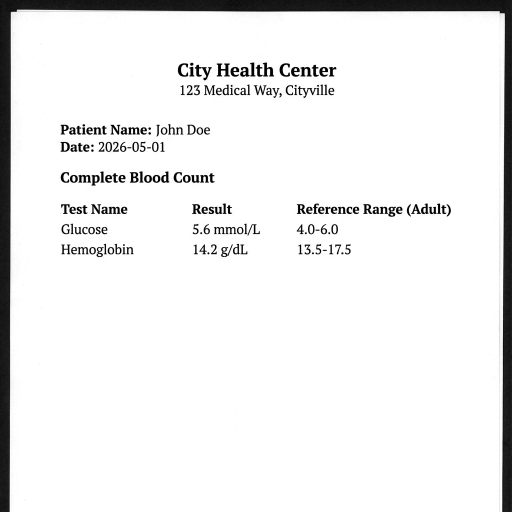
#> input picture test_report.png, 1024 x 1024 px (shown at 1/2 size)
$ python -i detector.py   (imports and definitions only)
#> lines starting #> are read from the running program, lines starting #| are printed output that depends on the picture; after the words box and inside, x2 and y2 are one past the last pixel; in counts of white or black regions, pixels touching at a corner belong together
#> further down, picture is the input picture: shape (1024, 1024, 3); mean B, G, R 236.4, 236.5, 236.4
"""
Four-Point Document Corner Detection Module.

Identifies the rectangular bounding polygon of a physical medical document
within a mobile camera capture using bilateral noise suppression, Canny edge detection,
and contour polygon approximation.

Example:
    >>> from services.scanner.detector import detect_document_corners
    >>> corners = detect_document_corners(image_bgr)
    >>> if corners is not None:
    ...     print("Top-left corner:", corners[0])
"""

from typing import Optional
import cv2
import numpy as np
import imutils


def order_points(pts: np.ndarray) -> np.ndarray:
    """
    Orders a list of 4 (x, y) coordinates into standard geometric order:
    [top-left, top-right, bottom-right, bottom-left].

    Mathematical Logic:
    - Top-left coordinate has the smallest (x + y) sum.
    - Bottom-right coordinate has the largest (x + y) sum.
    - Top-right coordinate has the largest (x - y) difference.
    - Bottom-left coordinate has the smallest (or most negative) (x - y) difference.

    Args:
        pts: A 4x2 numpy array of (x, y) coordinates.

    Returns:
        A sorted 4x2 numpy array with shape (4, 2) in float32.
    """
    rect = np.zeros((4, 2), dtype="float32")

    # top-left has the smallest sum, bottom-right has the largest sum
    s = pts.sum(axis=1)
    rect[0] = pts[np.argmin(s)]
    rect[2] = pts[np.argmax(s)]

    # top-right has the largest difference (x - y), bottom-left has the smallest difference
    diff = pts[:, 0] - pts[:, 1]
    rect[1] = pts[np.argmax(diff)]
    rect[3] = pts[np.argmin(diff)]

    return rect


def detect_document_corners(image: np.ndarray) -> Optional[np.ndarray]:
    """
    Detects the 4 physical corners of a document page in an image.

    Args:
        image: Source image array in BGR format.

    Returns:
        A sorted 4x2 numpy array containing document corner coordinates scaled to the
        original image dimensions, or None if detection fails.
    """
    # Resize image to a constant height of 500px for speed and predictable Canny thresholds
    ratio = image.shape[0] / 500.0
#> ratio = 2.05
    image_resized = imutils.resize(image, height=500)
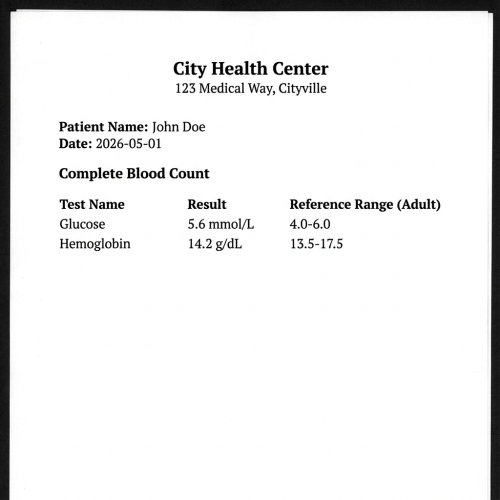
#> image_resized: shape (500, 500, 3); mean B, G, R 236.5, 236.5, 236.5

    # 1. Convert to single-channel grayscale
    gray = cv2.cvtColor(image_resized, cv2.COLOR_BGR2GRAY)

    # 2. Bilateral filter removes screen moiré and paper texture while preserving sharp edges
    blurred = cv2.bilateralFilter(gray, 9, 75, 75)

    # 3. Canny gradient edge detector
    edged = cv2.Canny(blurred, 75, 200)
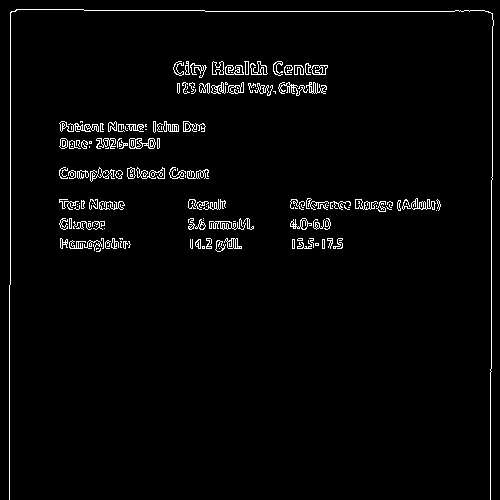
#> edged: shape (500, 500); 2.7% white in thin lines or dots

    # 4. Extract external contours and sort by surface area descending
    cnts = cv2.findContours(edged.copy(), cv2.RETR_LIST, cv2.CHAIN_APPROX_SIMPLE)
#> cnts = 360 contours, 267 with area under 20; largest, box (x1, y1, x2, y2) and area: (129, 138, 156, 149) 184, (402, 198, 436, 210) 142, (59, 121, 99, 132) 128, (311, 65, 328, 75) 122, (227, 82, 244, 94) 112
    cnts = imutils.grab_contours(cnts)
    cnts = sorted(cnts, key=cv2.contourArea, reverse=True)[:5]
#> cnts = 5 contours; box (x1, y1, x2, y2) and area: (129, 138, 156, 149) 184, (402, 198, 436, 210) 142, (59, 121, 99, 132) 128, (311, 65, 328, 75) 122, (227, 82, 244, 94) 112

    resized_h, resized_w = image_resized.shape[:2]
#> resized_h = 500; resized_w = 500
    resized_area = resized_h * resized_w
#> resized_area = 250000
    min_area_ratio = 0.15  # Document must span at least 15% of the total frame

    for c in cnts:
        area = cv2.contourArea(c)
        if area < resized_area * min_area_ratio:
            continue

        # Simplify contour to a polygon
        peri = cv2.arcLength(c, True)
        approx = cv2.approxPolyDP(c, 0.02 * peri, True)

        # If the polygon has exactly four vertices, we have isolated the document boundary
        if len(approx) == 4:
            # Rescale the corner coordinates back to original image resolution
            screen_cnt = approx.reshape(4, 2) * ratio
            return order_points(screen_cnt)
#> this loop made 5 passes
#> area on passes 1 to 5: 184, 142, 127.5, 122, 111.5

    # Return None if no valid quadrilateral was identified
    return None

>>> import cv2
>>> picture = cv2.imread('../../../test_report.png')
>>> result = detect_document_corners(picture)
